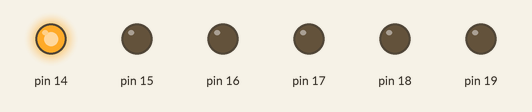
Simulated run of this sketch. Board: Arduino Uno, built with avr-gcc and run on an emulated ATmega328P. Parts: output pins drawn as LEDs (lit = HIGH).

Above: at 0.2 s.
At 0.7 s:
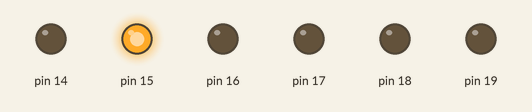
At 1.2 s:
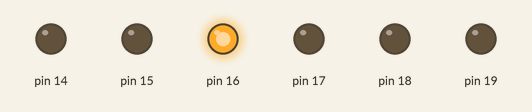
At 2.7 s:
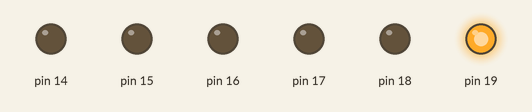
At 5.5 s:
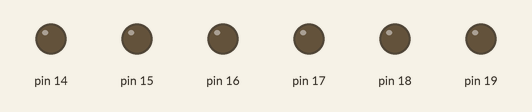
At 9.7 s:
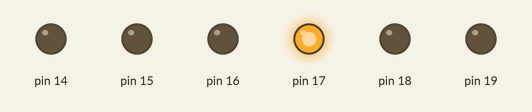
Timing chart, 0 to 10.4 s (numbered marks = the images above):
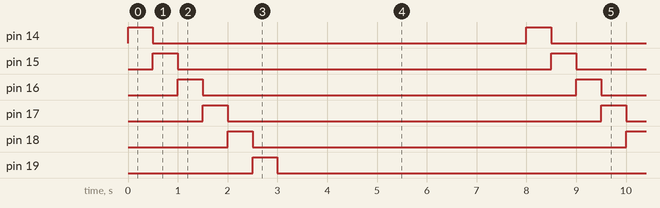

The sketch:

Ej10-Display7Sengmentos.ino
```cpp
#define ESPERA 500                                          //Se define el tiempo de espera

int desplazamientoC = 0b00000001;                           //Desplazamiento
unsigned long tiempo;
unsigned long tiempoActual;

void setup() {
  DDRC = 0b11111111;                                        //PINES: 30 = A, 31 = B, 32 = C, 33 = D, 34 = E, 35 = F, 36 = G, 37 = PUNTO.
  tiempo = millis();
}

void loop() {
  PORTC = desplazamientoC;                                  //Configura la salida correspondiente.
  if (((tiempoActual = millis()) - tiempo) >= ESPERA){
    tiempo = tiempoActual;
    desplazamientoC = desplazamientoC << 1;                 //0b00000001 -> 0b00000010 -> 0b00000100 -> etc
  }
  if (desplazamientoC == 0b00000000){                       //Reinicia Columna si termino su ciclo.
    desplazamientoC = 0b00000001;
  }
}
```

Measured:
- by itself, pin 14–19: alternates HIGH for 0.50 s and LOW for 7.5 s
- by itself, everything shown: repeats every 8.0 s, in 7 steps
